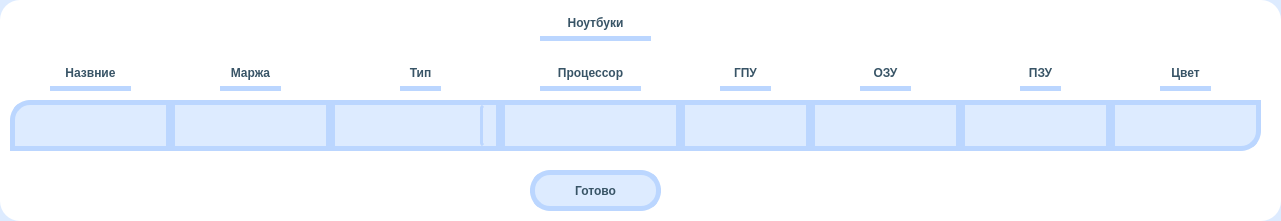
<?xml version="1.0" encoding="UTF-8"?>
<!-- Edit Laptop UI code for CRM application
Copyright(C) 2022 Plnguins

This program is free software : you can redistribute it and / or modify
it under the terms of the GNU Affero General Public License as published
by the Free Software Foundation, either version 3 of the License, or
(at your option) any later version.

This program is distributed in the hope that it will be useful,
but WITHOUT ANY WARRANTY; without even the implied warranty of
MERCHANTABILITY or FITNESS FOR A PARTICULAR PURPOSE.See the
GNU Affero General Public License for more details.

You should have received a copy of the GNU Affero General Public License
along with this program.If not, see < https:  // www.gnu.org/licenses/>. -->
<ui version="4.0">
 <class>editLaptop</class>
 <widget class="QWidget" name="editLaptop">
  <property name="geometry">
   <rect>
    <x>0</x>
    <y>0</y>
    <width>1281</width>
    <height>221</height>
   </rect>
  </property>
  <property name="windowTitle">
   <string>Ноутбук</string>
  </property>
  <widget class="QLabel" name="RAM">
   <property name="geometry">
    <rect>
     <x>860</x>
     <y>60</y>
     <width>51</width>
     <height>31</height>
    </rect>
   </property>
   <property name="styleSheet">
    <string notr="true">	font: 12pt &quot;Comfortaa&quot;;
	font: bold;
	color:  rgb(56, 84, 102);
	border: 5px solid #BBD6FF ;
	border-top: transparent;
	border-left: transparent;
	border-right: transparent;</string>
   </property>
   <property name="text">
    <string>ОЗУ</string>
   </property>
   <property name="alignment">
    <set>Qt::AlignCenter</set>
   </property>
  </widget>
  <widget class="QLineEdit" name="IncomeEnter">
   <property name="geometry">
    <rect>
     <x>170</x>
     <y>100</y>
     <width>161</width>
     <height>51</height>
    </rect>
   </property>
   <property name="styleSheet">
    <string notr="true">	font: 12pt &quot;Comfortaa&quot;;
	font: bold;
	color:  rgb(56, 84, 102);	
	background-color: rgb(221, 235, 255);
	border: 5px solid #BBD6FF ;
	border-radius:0px;</string>
   </property>
   <property name="alignment">
    <set>Qt::AlignCenter</set>
   </property>
  </widget>
  <widget class="QLineEdit" name="ColorEnter">
   <property name="geometry">
    <rect>
     <x>1110</x>
     <y>100</y>
     <width>151</width>
     <height>51</height>
    </rect>
   </property>
   <property name="styleSheet">
    <string notr="true">	font: 12pt &quot;Comfortaa&quot;;
	font: bold;
	color:  rgb(56, 84, 102);	
	background-color: rgb(221, 235, 255);
	border: 5px solid #BBD6FF ;
	border-top-left-radius: 0px;
	border-top-right-radius:0px;
	border-bottom-left-radius:0px;
	border-bottom-right-radius:20px;</string>
   </property>
   <property name="alignment">
    <set>Qt::AlignCenter</set>
   </property>
  </widget>
  <widget class="QLabel" name="Income">
   <property name="geometry">
    <rect>
     <x>220</x>
     <y>60</y>
     <width>61</width>
     <height>31</height>
    </rect>
   </property>
   <property name="styleSheet">
    <string notr="true">	font: 12pt &quot;Comfortaa&quot;;
	font: bold;
	color:  rgb(56, 84, 102);
	border: 5px solid #BBD6FF ;
	border-top: transparent;
	border-left: transparent;
	border-right: transparent;</string>
   </property>
   <property name="text">
    <string>Маржа</string>
   </property>
   <property name="alignment">
    <set>Qt::AlignCenter</set>
   </property>
  </widget>
  <widget class="QLabel" name="Background">
   <property name="geometry">
    <rect>
     <x>0</x>
     <y>0</y>
     <width>1551</width>
     <height>311</height>
    </rect>
   </property>
   <property name="styleSheet">
    <string notr="true">background-color:rgb(221, 235, 255);</string>
   </property>
   <property name="text">
    <string/>
   </property>
  </widget>
  <widget class="QPushButton" name="Apply">
   <property name="geometry">
    <rect>
     <x>530</x>
     <y>170</y>
     <width>131</width>
     <height>41</height>
    </rect>
   </property>
   <property name="styleSheet">
    <string notr="true">QPushButton#Apply:!pressed {
    font: 12pt &quot;Comfortaa&quot;;
	font: bold;
	color:  rgb(56, 84, 102);	
	background-color: rgb(221, 235, 255);
	border: 5px solid #BBD6FF ;
	border-radius:20px;
 }

QPushButton#Apple {
    font: 12pt &quot;Comfortaa&quot;;
	font: bold;
	color:  rgb(56, 84, 102);	
	background-color: rgb(221, 235, 255);
	border: 5px solid #BBD6FF ;
	border-radius:20px;;
 }

QPushButton#Apply:hover {
    font: 12pt &quot;Comfortaa&quot;;
	font: bold;
	color:  rgb(56, 84, 102);	
	background-color: rgb(165, 199, 250);
	border: 5px solid #75ACFF;
	border-radius:20px;
 }


QPushButton#Apply:pressed {
    font: 12pt &quot;Comfortaa&quot;;
	font: bold;
	color:  rgb(56, 84, 102);	
	background-color: rgb(165, 199, 250);
	border: 5px solid #75ACFF;
	border-radius:20px;
 }</string>
   </property>
   <property name="text">
    <string>Готово</string>
   </property>
  </widget>
  <widget class="QLabel" name="Type">
   <property name="geometry">
    <rect>
     <x>400</x>
     <y>60</y>
     <width>41</width>
     <height>31</height>
    </rect>
   </property>
   <property name="styleSheet">
    <string notr="true">	font: 12pt &quot;Comfortaa&quot;;
	font: bold;
	color:  rgb(56, 84, 102);
	border: 5px solid #BBD6FF ;
	border-top: transparent;
	border-left: transparent;
	border-right: transparent;</string>
   </property>
   <property name="text">
    <string>Тип</string>
   </property>
   <property name="alignment">
    <set>Qt::AlignCenter</set>
   </property>
  </widget>
  <widget class="QLineEdit" name="GPUEnter">
   <property name="geometry">
    <rect>
     <x>680</x>
     <y>100</y>
     <width>131</width>
     <height>51</height>
    </rect>
   </property>
   <property name="styleSheet">
    <string notr="true">	font: 12pt &quot;Comfortaa&quot;;
	font: bold;
	color:  rgb(56, 84, 102);	
	background-color: rgb(221, 235, 255);
	border: 5px solid #BBD6FF ;
	border-radius:0px;</string>
   </property>
   <property name="alignment">
    <set>Qt::AlignCenter</set>
   </property>
  </widget>
  <widget class="QLineEdit" name="NameEnter">
   <property name="geometry">
    <rect>
     <x>10</x>
     <y>100</y>
     <width>161</width>
     <height>51</height>
    </rect>
   </property>
   <property name="styleSheet">
    <string notr="true">	font: 12pt &quot;Comfortaa&quot;;
	font: bold;
	color:  rgb(56, 84, 102);	
	background-color: rgb(221, 235, 255);
	border: 5px solid #BBD6FF ;
	border-top-left-radius: 20px;
	border-top-right-radius:0px;
	border-bottom-left-radius:0px;
	border-bottom-right-radius:0px;
	</string>
   </property>
   <property name="text">
    <string/>
   </property>
   <property name="alignment">
    <set>Qt::AlignCenter</set>
   </property>
  </widget>
  <widget class="QLineEdit" name="RAMEnter">
   <property name="geometry">
    <rect>
     <x>810</x>
     <y>100</y>
     <width>151</width>
     <height>51</height>
    </rect>
   </property>
   <property name="styleSheet">
    <string notr="true">	font: 12pt &quot;Comfortaa&quot;;
	font: bold;
	color:  rgb(56, 84, 102);	
	background-color: rgb(221, 235, 255);
	border: 5px solid #BBD6FF ;
	border-radius:0px;</string>
   </property>
   <property name="alignment">
    <set>Qt::AlignCenter</set>
   </property>
  </widget>
  <widget class="QLabel" name="ROM">
   <property name="geometry">
    <rect>
     <x>1020</x>
     <y>60</y>
     <width>41</width>
     <height>31</height>
    </rect>
   </property>
   <property name="styleSheet">
    <string notr="true">	font: 12pt &quot;Comfortaa&quot;;
	font: bold;
	color:  rgb(56, 84, 102);
	border: 5px solid #BBD6FF ;
	border-top: transparent;
	border-left: transparent;
	border-right: transparent;</string>
   </property>
   <property name="text">
    <string>ПЗУ</string>
   </property>
   <property name="alignment">
    <set>Qt::AlignCenter</set>
   </property>
  </widget>
  <widget class="QLabel" name="Name">
   <property name="geometry">
    <rect>
     <x>50</x>
     <y>60</y>
     <width>81</width>
     <height>31</height>
    </rect>
   </property>
   <property name="styleSheet">
    <string notr="true">	font: 12pt &quot;Comfortaa&quot;;
	font: bold;
	color:  rgb(56, 84, 102);
	border: 5px solid #BBD6FF ;
	border-top: transparent;
	border-left: transparent;
	border-right: transparent;</string>
   </property>
   <property name="text">
    <string>Назвние</string>
   </property>
   <property name="alignment">
    <set>Qt::AlignCenter</set>
   </property>
  </widget>
  <widget class="QLineEdit" name="CPUEnter">
   <property name="geometry">
    <rect>
     <x>500</x>
     <y>100</y>
     <width>181</width>
     <height>51</height>
    </rect>
   </property>
   <property name="styleSheet">
    <string notr="true">	font: 12pt &quot;Comfortaa&quot;;
	font: bold;
	color:  rgb(56, 84, 102);	
	background-color: rgb(221, 235, 255);
	border: 5px solid #BBD6FF ;
	border-radius:0px;</string>
   </property>
   <property name="alignment">
    <set>Qt::AlignCenter</set>
   </property>
  </widget>
  <widget class="QLabel" name="tableName">
   <property name="geometry">
    <rect>
     <x>540</x>
     <y>10</y>
     <width>111</width>
     <height>31</height>
    </rect>
   </property>
   <property name="styleSheet">
    <string notr="true">	font: 12pt &quot;Comfortaa&quot;;
	font: bold;
	color:  rgb(56, 84, 102);
	border: 5px solid #BBD6FF ;
	border-top: transparent;
	border-left: transparent;
	border-right: transparent;</string>
   </property>
   <property name="text">
    <string>Ноутбуки</string>
   </property>
   <property name="alignment">
    <set>Qt::AlignCenter</set>
   </property>
  </widget>
  <widget class="QLabel" name="CPU">
   <property name="geometry">
    <rect>
     <x>540</x>
     <y>60</y>
     <width>101</width>
     <height>31</height>
    </rect>
   </property>
   <property name="styleSheet">
    <string notr="true">	font: 12pt &quot;Comfortaa&quot;;
	font: bold;
	color:  rgb(56, 84, 102);
	border: 5px solid #BBD6FF ;
	border-top: transparent;
	border-left: transparent;
	border-right: transparent;</string>
   </property>
   <property name="text">
    <string>Процессор</string>
   </property>
   <property name="alignment">
    <set>Qt::AlignCenter</set>
   </property>
  </widget>
  <widget class="QLabel" name="GPU">
   <property name="geometry">
    <rect>
     <x>720</x>
     <y>60</y>
     <width>51</width>
     <height>31</height>
    </rect>
   </property>
   <property name="styleSheet">
    <string notr="true">	font: 12pt &quot;Comfortaa&quot;;
	font: bold;
	color:  rgb(56, 84, 102);
	border: 5px solid #BBD6FF ;
	border-top: transparent;
	border-left: transparent;
	border-right: transparent;</string>
   </property>
   <property name="text">
    <string>ГПУ</string>
   </property>
   <property name="alignment">
    <set>Qt::AlignCenter</set>
   </property>
  </widget>
  <widget class="QLabel" name="BackgroundRounded">
   <property name="geometry">
    <rect>
     <x>0</x>
     <y>0</y>
     <width>1281</width>
     <height>221</height>
    </rect>
   </property>
   <property name="styleSheet">
    <string notr="true">background-color :rgb(255, 255, 255);
border-radius: 20px;</string>
   </property>
   <property name="text">
    <string/>
   </property>
  </widget>
  <widget class="QLineEdit" name="ROMEnter">
   <property name="geometry">
    <rect>
     <x>960</x>
     <y>100</y>
     <width>151</width>
     <height>51</height>
    </rect>
   </property>
   <property name="styleSheet">
    <string notr="true">	font: 12pt &quot;Comfortaa&quot;;
	font: bold;
	color:  rgb(56, 84, 102);	
	background-color: rgb(221, 235, 255);
	border: 5px solid #BBD6FF ;
	border-radius:0px;</string>
   </property>
   <property name="alignment">
    <set>Qt::AlignCenter</set>
   </property>
  </widget>
  <widget class="QLabel" name="Color">
   <property name="geometry">
    <rect>
     <x>1160</x>
     <y>60</y>
     <width>51</width>
     <height>31</height>
    </rect>
   </property>
   <property name="styleSheet">
    <string notr="true">	font: 12pt &quot;Comfortaa&quot;;
	font: bold;
	color:  rgb(56, 84, 102);
	border: 5px solid #BBD6FF ;
	border-top: transparent;
	border-left: transparent;
	border-right: transparent;</string>
   </property>
   <property name="text">
    <string>Цвет</string>
   </property>
   <property name="alignment">
    <set>Qt::AlignCenter</set>
   </property>
  </widget>
  <widget class="QComboBox" name="TypeChange">
   <property name="geometry">
    <rect>
     <x>330</x>
     <y>100</y>
     <width>171</width>
     <height>51</height>
    </rect>
   </property>
   <property name="styleSheet">
    <string notr="true">QComboBox{
font: 12pt &quot;Comfortaa&quot;;
	font: bold;
	color:  rgb(56, 84, 102);	
	background-color: rgb(221, 235, 255);
	border: 5px solid #BBD6FF ;
	border-radius:0px;
}

QComboBox::drop-down {

    border-left: 3px solid #BBD6FF ;
    border-top-left-radius: 3px; /* same radius as the QComboBox */
    border-bottom-left-radius: 3px;
}

QComboBox::down-arrow:!on {
    image: url(&quot;:/images/downArrow.png&quot;);
}

QComboBox::down-arrow:on { 
    image: url(&quot;:/images/upArrow.png&quot;);
}



QComboBox QAbstractItemView {
    border: 5px solid #BBD6FF ;
	background-color: rgb(221, 235, 255);
	border-bottom-left-radius:5px;
	border-bottom-right-radius:5px;
	border-top-left-radius:0px;
	border-top-right-radius:0px;
}






</string>
   </property>
  </widget>
  <zorder>Background</zorder>
  <zorder>BackgroundRounded</zorder>
  <zorder>RAM</zorder>
  <zorder>ColorEnter</zorder>
  <zorder>tableName</zorder>
  <zorder>CPUEnter</zorder>
  <zorder>Name</zorder>
  <zorder>Type</zorder>
  <zorder>IncomeEnter</zorder>
  <zorder>RAMEnter</zorder>
  <zorder>GPU</zorder>
  <zorder>Income</zorder>
  <zorder>GPUEnter</zorder>
  <zorder>ROM</zorder>
  <zorder>NameEnter</zorder>
  <zorder>CPU</zorder>
  <zorder>ROMEnter</zorder>
  <zorder>Color</zorder>
  <zorder>TypeChange</zorder>
  <zorder>Apply</zorder>
 </widget>
 <resources/>
 <connections/>
</ui>
